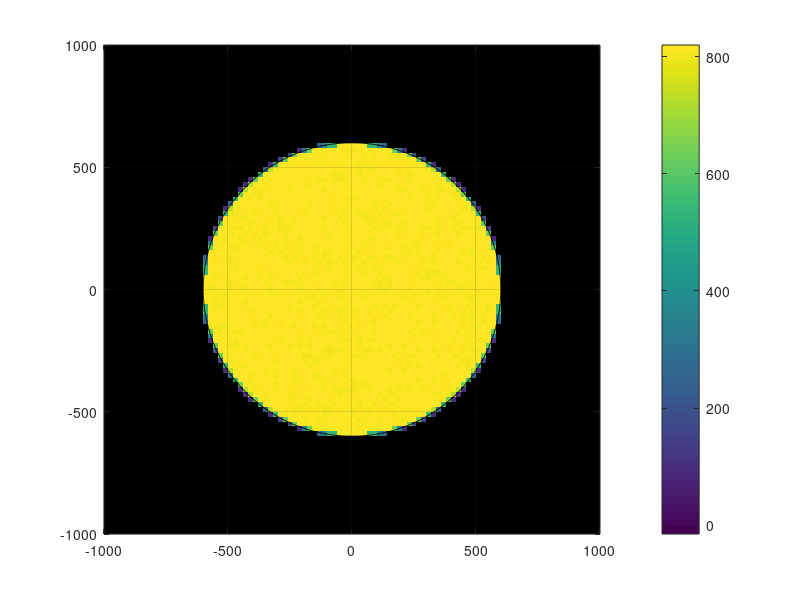

Reproduce this figure in MATLAB.
% This is a matlab script that generates the input data

% $Header: /u/gcmpack/MITgcm/verification/tutorial_deep_convection/input/gendata.m,v 1.3 2008/04/24 01:48:52 jmc Exp $
% $Name: checkpoint63n $

% Dimensions of grid
nx=100;
ny=100;
nz=50;
% Nominal depth of model (meters)
H=1000;
% Size of domain
Lx=2.0e3;
% Radius of cooling disk (m)
Rc=600.;
% Horizontal resolution (m)
dx=Lx/nx;
% Rotation
f=1.e-4;
% Stratification
N=0.0*(f*Rc/H);
% surface temperature
Ts=20.;
% Flux : Cooling disk & noise added to cooling
Qo=800; Q1=10;

% Gravity
g=10.;
% E.O.S.
alpha=2.e-4;

Tz=N^2/(g*alpha)

dz=H/nz;
sprintf('delZ = %d * %7.6g,',nz,dz)

x=(1:nx)*dx;x=x-mean(x);
y=(1:ny)*dx;y=y-mean(y);
z=-dz/2:-dz:-H;

% Temperature profile
Tref=Ts+Tz*z-mean(Tz*z);
[sprintf('Tref =') sprintf(' %8.6g,',Tref)]

% Surface heat flux : refine the grid (by 3 x 3) to assign mean heat flux
Q=Qo+Q1*(0.5+rand([nx,ny]));
Qc=zeros(nx,ny);
xc=x'*ones(1,ny); yc=ones(nx,1)*y; 
for j=-1:1, for i=-1:1,
 xs=xc+dx*i/3 ; ys=yc+dx*j/3; r2=xs.*xs+ys.*ys;
 qs=Q/9; qs( find(r2 > Rc*Rc) )=0.;
 Qc=Qc+qs;
end ; end
%fid=fopen('Qnet_p64.bin','w','b'); fwrite(fid,Qc,'real*8'); fclose(fid);
 fid=fopen('Qnet_p32.bin','w','b'); fwrite(fid,Qc,'real*4'); fclose(fid);

var=2*pi*[0:1000]/1000; xl=Rc*cos(var); yl=Rc*sin(var);
figure(1);clf;
var=Qc; var(find(var==0))=NaN;
imagesc(xc,yc,var'); set(gca,'YDir','normal');
caxis([-15 820]);
%change_colmap(-1);
colorbar
grid;
hold on
L=line(xl,yl);
set(L,'color',[0 0 0]);
hold off ;
